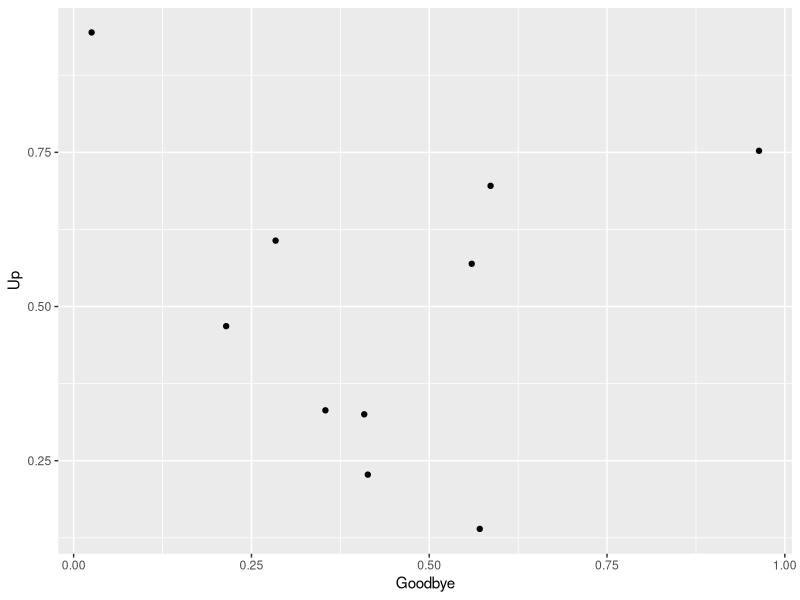

The R source for this figure:
##----
##
##  Test File: Sample_Graph.R
##
##----

#' This file makes a sample graph.
#' It's point is to demonstrate how to save a file to GitHub and track changes.

library(ggplot2)

# Some points:
x <- data.frame(a=runif(10),
                b=runif(10))

# Some graph:
ggplot(x, aes(a,b)) +
  geom_point() +
  xlab("Goodbye") +
  ylab("Up")
